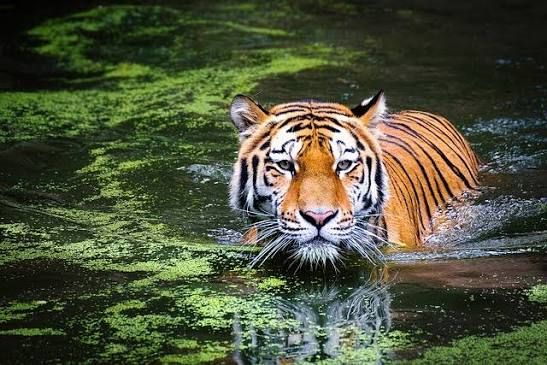
#> input picture sample images/images (4).jpg, 547 x 365 px, found by its file name
$ python ex29.py
#> lines starting #> are read from the running program, lines starting #| are printed output that depends on the picture
import cv2
import numpy as np

# Read image
img = cv2.imread(r"D:\Computer vision\sample images\images (4).jpg")
#> img is the input picture: shape (365, 547, 3); mean B, G, R 59.3, 83.1, 77.5

if img is None:
    print("Error: Image not found!")
else:
    gray = cv2.cvtColor(img, cv2.COLOR_BGR2GRAY)
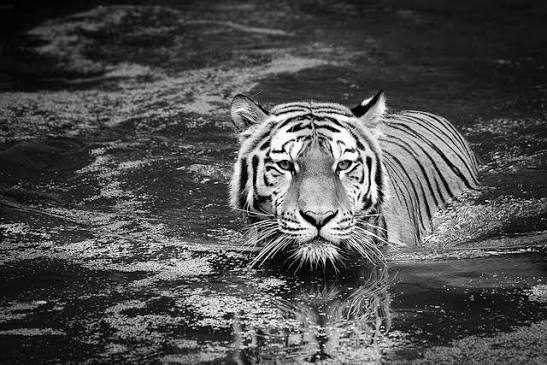
#> gray: shape (365, 547); min 0, max 255, mean 78.7

    # Create kernel
    kernel = np.ones((5, 5), np.uint8)

    # Erosion
    erosion = cv2.erode(gray, kernel, iterations=1)
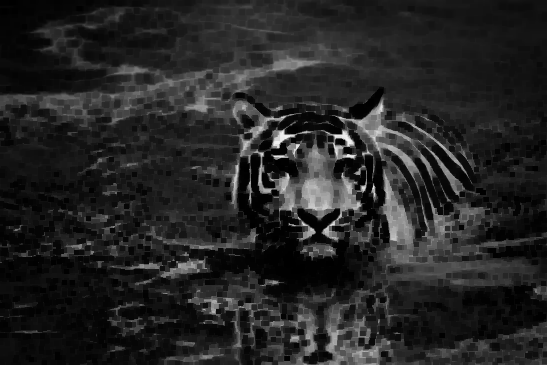
#> erosion: shape (365, 547); min 0, max 243, mean 36.6

    cv2.imshow("Original Image", gray)
    cv2.imshow("Erosion", erosion)

    cv2.waitKey(0)
    cv2.destroyAllWindows()

$ run again, with sample images/images (1).jpg copied over sample images/images (4).jpg
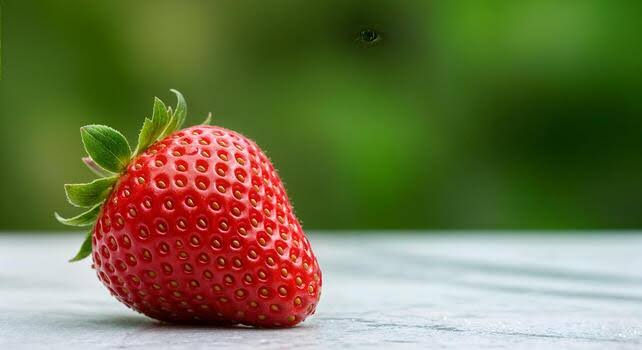
#> input picture sample images/images (1).jpg, 642 x 350 px, found by its file name
#> img is the input picture: shape (350, 642, 3); mean B, G, R 73.7, 116, 112.3
#> `gray = cv2.cvtColor(img, cv2.COLOR_BGR2GRAY)`:
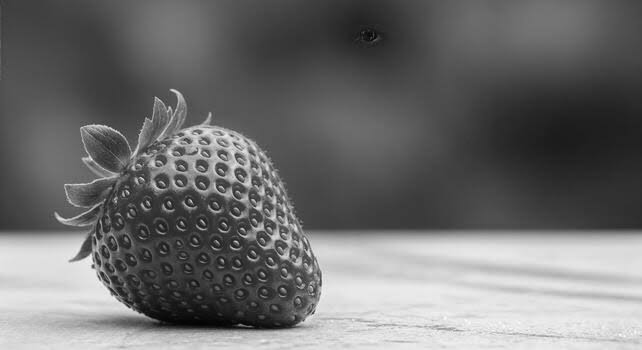
#> gray: shape (350, 642); min 4, max 251, mean 110.1
#> `erosion = cv2.erode(gray, kernel, iterations=1)`:
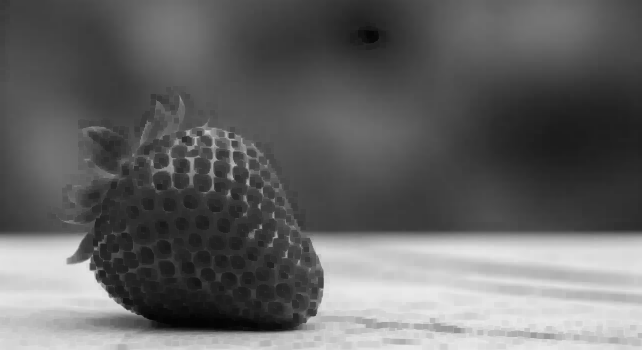
#> erosion: shape (350, 642); min 4, max 234, mean 100.5

$ run again, with sample images/images (2).jpg copied over sample images/images (4).jpg
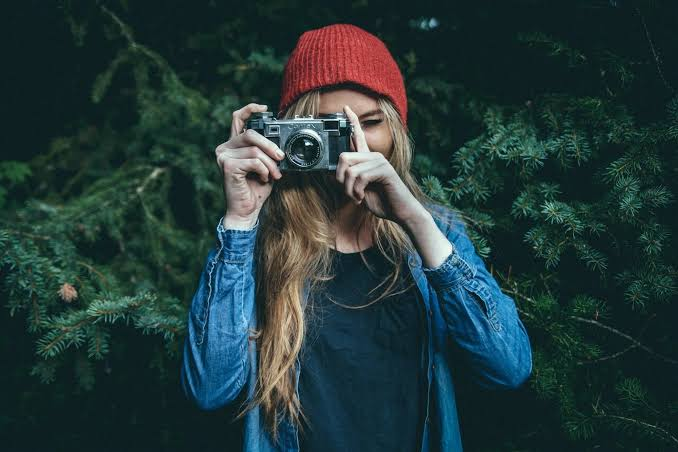
#> input picture sample images/images (2).jpg, 678 x 452 px, found by its file name
#> img is the input picture: shape (452, 678, 3); mean B, G, R 56.8, 56.5, 35.3
#> `gray = cv2.cvtColor(img, cv2.COLOR_BGR2GRAY)`:
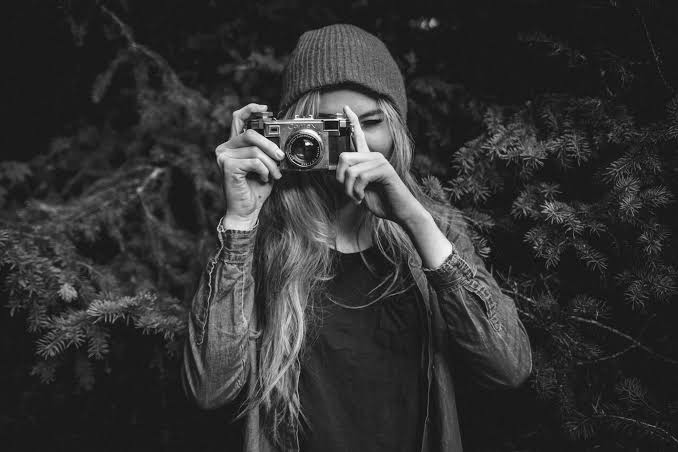
#> gray: shape (452, 678); min 3, max 253, mean 50.2
#> `erosion = cv2.erode(gray, kernel, iterations=1)`:
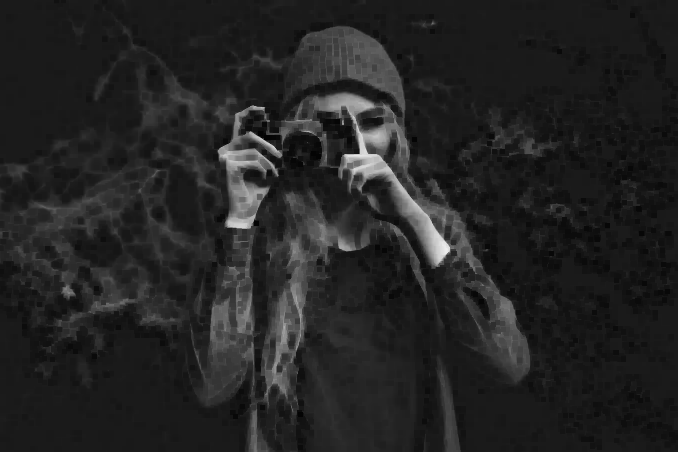
#> erosion: shape (452, 678); min 3, max 237, mean 35.7

$ run again, with sample images/images (3).jpg copied over sample images/images (4).jpg
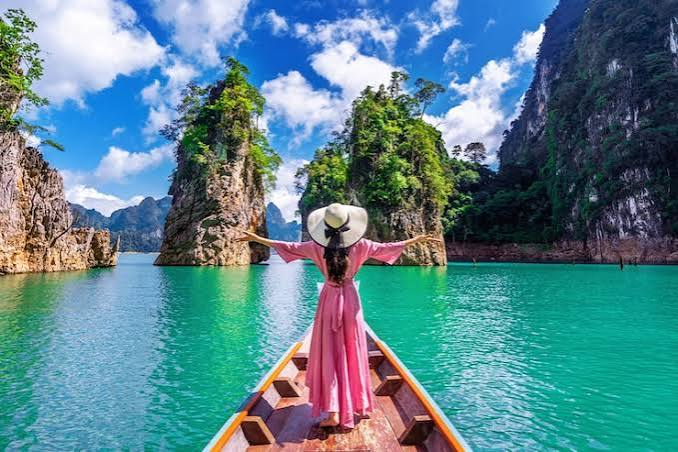
#> input picture sample images/images (3).jpg, 678 x 452 px, found by its file name
#> img is the input picture: shape (452, 678, 3); mean B, G, R 142.7, 131.7, 89.5
#> `gray = cv2.cvtColor(img, cv2.COLOR_BGR2GRAY)`:
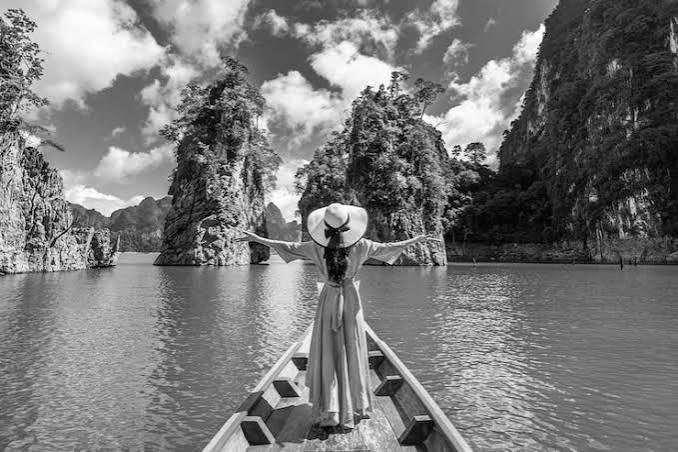
#> gray: shape (452, 678); min 0, max 255, mean 120.3
#> `erosion = cv2.erode(gray, kernel, iterations=1)`:
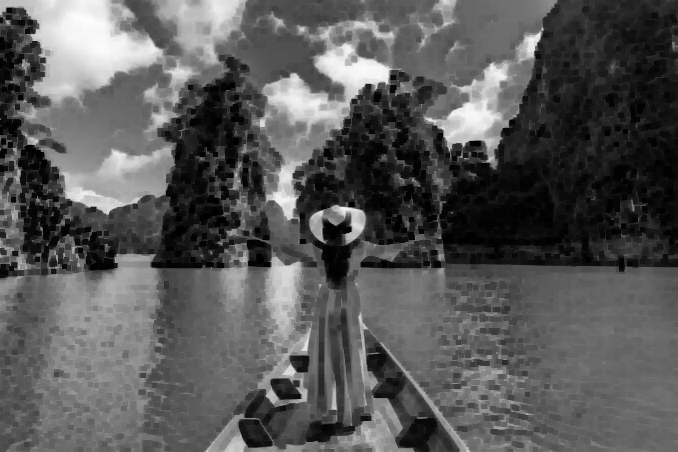
#> erosion: shape (452, 678); min 0, max 252, mean 88.5
